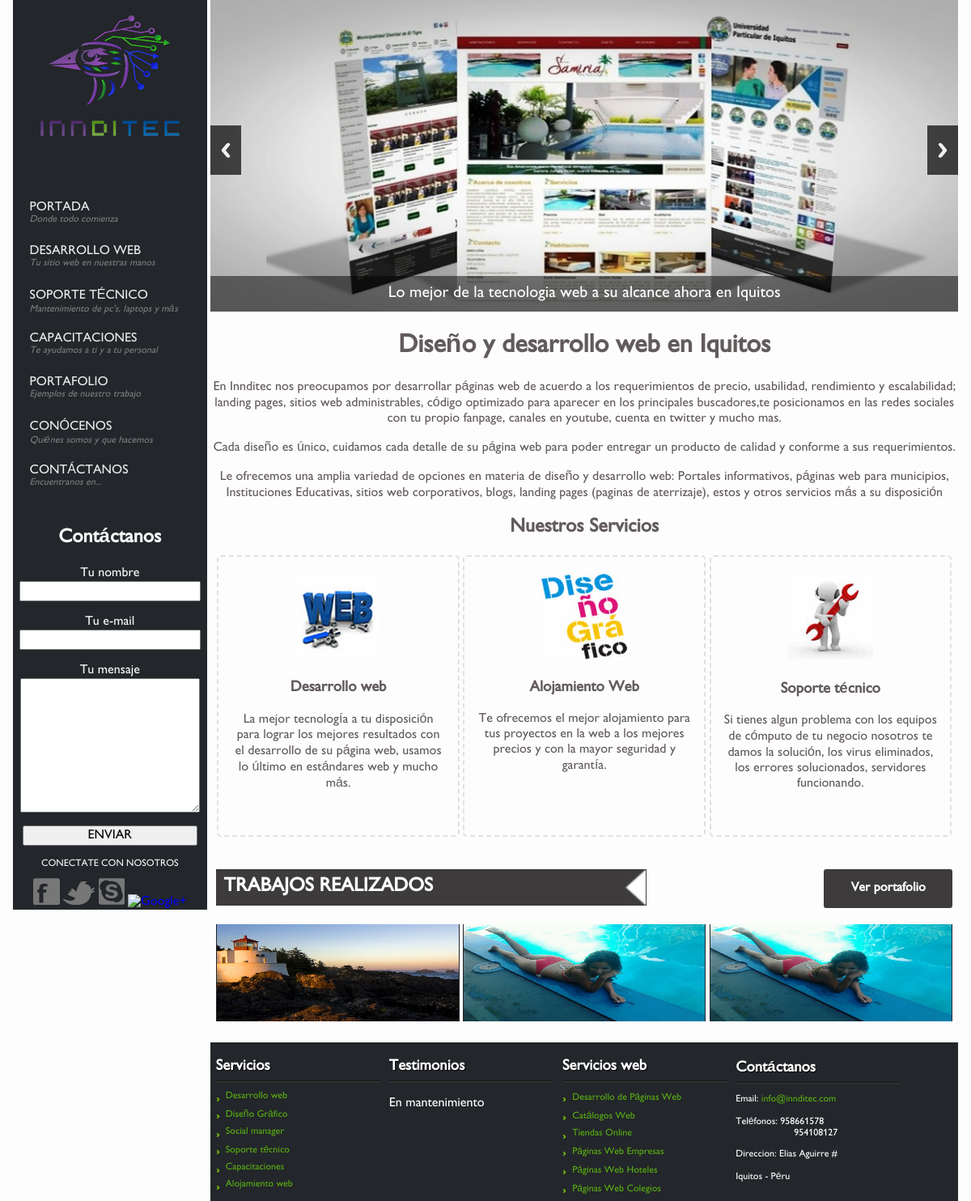
The page / on the database its author committed.
### tables this page shows
CREATE TABLE IF NOT EXISTS `slideshow` (
  `slideID` int(11) NOT NULL AUTO_INCREMENT,
  `img_slide` varchar(100) DEFAULT NULL,
  `caption` varchar(100) DEFAULT NULL,
  `visible` char(1) DEFAULT NULL,
  PRIMARY KEY (`slideID`)
);

CREATE TABLE IF NOT EXISTS `proyectos` (
  `proyectoID` int(11) NOT NULL AUTO_INCREMENT,
  `nombre_proyecto` varchar(100) DEFAULT NULL,
  `img_proyecto` varchar(100) DEFAULT NULL,
  `descrip_proyecto` varchar(200) DEFAULT NULL,
  `descrip_proyecto_portada` varchar(200) DEFAULT NULL,
  `url_proyecto` varchar(50) DEFAULT NULL,
  `estado` varchar(50) DEFAULT NULL,
  PRIMARY KEY (`proyectoID`)
);

### pag/portada.php (called while the page is built)
<?php include ('includes/slideshow.php'); ?>
<?php include ('includes/texto_seo.php'); ?>
<?php include ('includes/servicios.php'); ?>
<?php include ('includes/ready.php'); ?>

### includes/ready.php (the view, shortened to what this page needs)
<figure class="persiana">
                <div class="title_trabajos">
                    <h2>TRABAJOS REALIZADOS</h2>
                    <div class="ver_mas"><a href="portafolio">Ver portafolio</a></div>
                </div>
                <?php do { ?>
                <div class="element">
                  <a href="<?php echo $row_rsproyecto['url_proyecto']; ?>">
                    <div class="img">
                         <img src="Admin/pag/<?php echo $row_rsproyecto['img_proyecto']; ?>" alt="" />
                    </div>
                  </a>
                </div>
                 <?php } while ($row_rsproyecto = mysql_fetch_assoc($rsproyecto)); ?>
</figure>

### includes/slideshow.php
<div id="wrapper">
                <div class="callbacks_container">
                  <ul class="rslides" id="slider4">
                  <?php do { ?>
                    <li>
                      <img src="img/slideshow/<?php echo $row_rsslide['img_slide']; ?>" alt="">
                      <p class="caption"><?php echo $row_rsslide['caption']; ?></p>
                    </li>
                   <?php } while ($row_rsslide = mysql_fetch_assoc($rsslide)); ?>
                  </ul>
                </div>
            </div>

### css/responsiveslides.css (style rules this page uses)
.rslides { position: relative; list-style: none; overflow: hidden; width: 100%; padding: 0; margin: 0; }
.rslides li { backface-visibility: hidden; position: absolute; display: none; width: 100%; left: 0; top: 0; }
.rslides li:first-child { position: relative; display: block; float: left; }
.rslides img { display: block; height: auto; float: left; width: 100%; border: 0; }
.rslides { margin: 0 auto 40px; }
.callbacks_container { position: relative; float: left; width: 100%; }
.callbacks { position: relative; list-style: none; overflow: hidden; width: 100%; padding: 0; margin: 0; }
.callbacks li { position: absolute; width: 100%; left: 0; top: 0; }
.callbacks img { display: block; position: relative; z-index: 1; height: auto; width: 100%; border: 0; }
.callbacks .caption { display: block; position: absolute; z-index: 2; font-size: 20px; text-shadow: none; color: #fff; background: #000; background: rgba(0,0,0, .5); left: 0; right: 0; bottom: 0; padding: 10px 20px; margin: 0; max-width: none; }
#wrapper { overflow: hidden; }

### css/base.css (style rules this page uses)
body { background:#FDFDFD; color:#393939; font-family:'gill', Arial; font-size:1em; text-align:center; }
figure h2, .ver_mas { display:inline-block; vertical-align:top; }
img { border:0; }
.element { background: #EEEEEE; display:inline-block; height: 120px; overflow: hidden; position: relative; width: 32.5%; }
.element a { text-decoration: none; color: #000; }
.img, .description { height: 100%; }
.img { border-left:1px solid #23262A; border-right:1px solid #23262A; margin-top: 0; background: #000000; transition-property: margin-top; transition-duration: .3s; }
.img img { height:100%; width:100%; }
.persiana { margin:0 auto; }
.persiana h2 { background:url(../img/bg_title.jpg) 99.9% center no-repeat, #3D3B3B; background-size:5% 100%; color:#FFFFFF; padding:1% 6.5% 1% 1%; margin:0 23.3% 0 0; text-align:left; width:50%; }
.title_trabajos { margin:40px 0 20px 0; width:100%; }
.ver_mas { background:#3D3B3B; border-radius:3px; cursor:pointer; margin:0; padding:1.6%; width:14%; }
.ver_mas a { color:#FFF; font-weight: bold; text-decoration:none; }

### css/desktop.css (style rules this page uses)
html, body { height: 100%; }

### rows shown on the page
slideshow: img_slide (picture), caption "Lo mejor de la tecnologia web a su alcance ahora en Iquitos"
proyectos: img_proyecto (picture)
proyectos: img_proyecto (picture)
proyectos: img_proyecto (picture)
